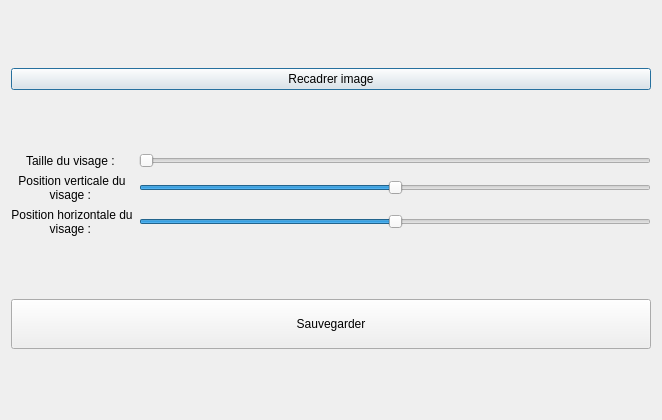
<?xml version="1.0" encoding="UTF-8"?>
<ui version="4.0">
 <class>ConceptionPlanche</class>
 <widget class="QDialog" name="ConceptionPlanche">
  <property name="geometry">
   <rect>
    <x>0</x>
    <y>0</y>
    <width>662</width>
    <height>420</height>
   </rect>
  </property>
  <property name="windowTitle">
   <string>Conception de la planche</string>
  </property>
  <layout class="QHBoxLayout" name="horizontalLayout">
   <item>
    <layout class="QVBoxLayout" name="gauche"/>
   </item>
   <item>
    <layout class="QVBoxLayout" name="droite">
     <item>
      <widget class="QPushButton" name="bouttonRecadrerImage">
       <property name="text">
        <string>Recadrer image</string>
       </property>
      </widget>
     </item>
     <item>
      <layout class="QGridLayout" name="gridLayout">
       <item row="2" column="0">
        <widget class="QLabel" name="label_3">
         <property name="text">
          <string>Position horizontale du visage : </string>
         </property>
         <property name="alignment">
          <set>Qt::AlignCenter</set>
         </property>
         <property name="wordWrap">
          <bool>true</bool>
         </property>
        </widget>
       </item>
       <item row="0" column="0">
        <widget class="QLabel" name="label">
         <property name="text">
          <string>Taille du visage : </string>
         </property>
         <property name="alignment">
          <set>Qt::AlignCenter</set>
         </property>
         <property name="wordWrap">
          <bool>true</bool>
         </property>
        </widget>
       </item>
       <item row="1" column="0">
        <widget class="QLabel" name="label_2">
         <property name="text">
          <string>Position verticale du visage : </string>
         </property>
         <property name="alignment">
          <set>Qt::AlignCenter</set>
         </property>
         <property name="wordWrap">
          <bool>true</bool>
         </property>
        </widget>
       </item>
       <item row="0" column="1">
        <widget class="QSlider" name="tailleDuVisage">
         <property name="orientation">
          <enum>Qt::Horizontal</enum>
         </property>
        </widget>
       </item>
       <item row="1" column="1">
        <widget class="QSlider" name="hauteurDuVisage">
         <property name="minimum">
          <number>-10</number>
         </property>
         <property name="maximum">
          <number>10</number>
         </property>
         <property name="orientation">
          <enum>Qt::Horizontal</enum>
         </property>
        </widget>
       </item>
       <item row="2" column="1">
        <widget class="QSlider" name="largeurDuVisage">
         <property name="minimum">
          <number>-10</number>
         </property>
         <property name="maximum">
          <number>10</number>
         </property>
         <property name="orientation">
          <enum>Qt::Horizontal</enum>
         </property>
        </widget>
       </item>
      </layout>
     </item>
     <item>
      <widget class="QPushButton" name="boutonSauvegarder">
       <property name="minimumSize">
        <size>
         <width>0</width>
         <height>50</height>
        </size>
       </property>
       <property name="text">
        <string>Sauvegarder</string>
       </property>
      </widget>
     </item>
    </layout>
   </item>
  </layout>
 </widget>
 <resources/>
 <connections/>
</ui>
